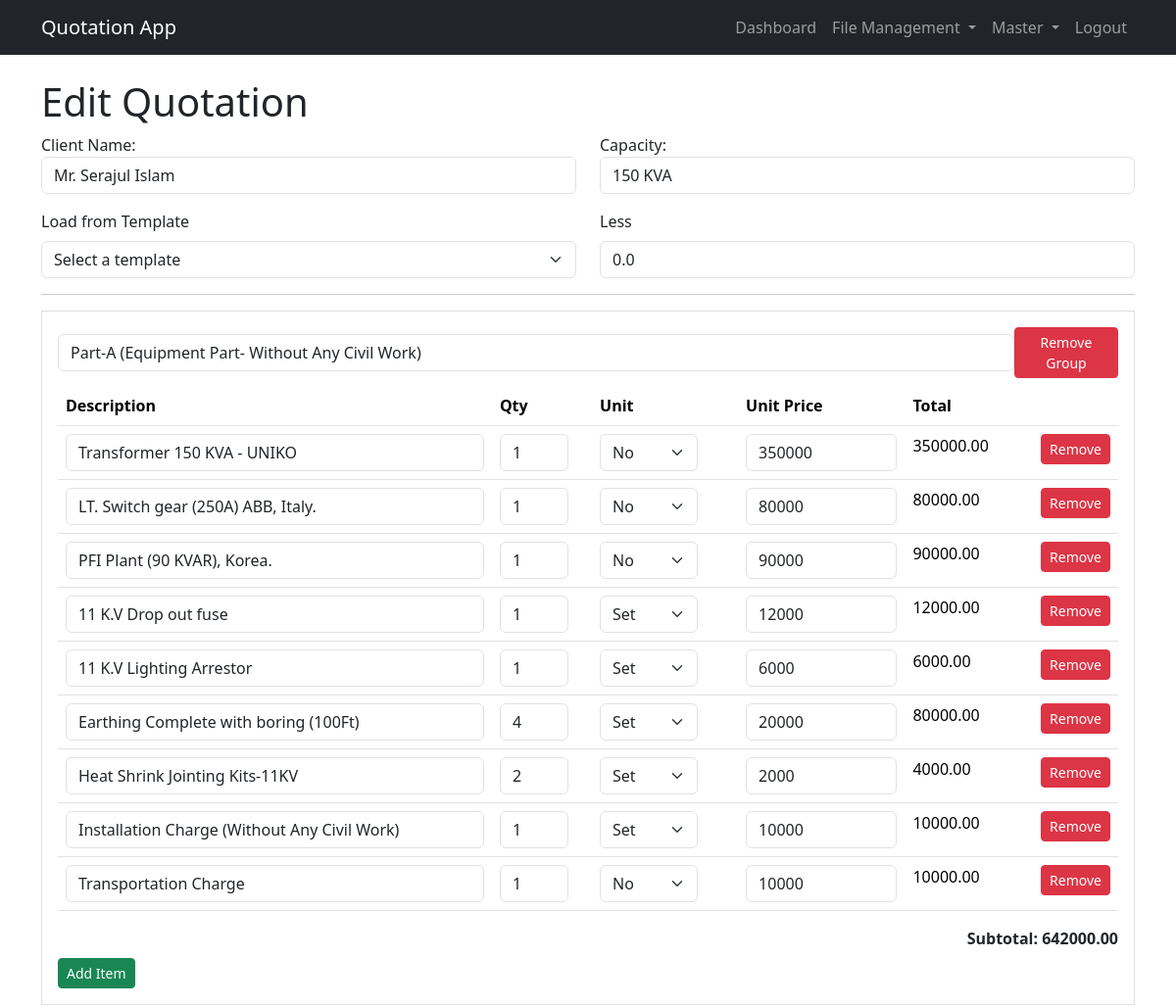
/154/update/ (signed in, upper part), run on an earlier commit of the app's database.
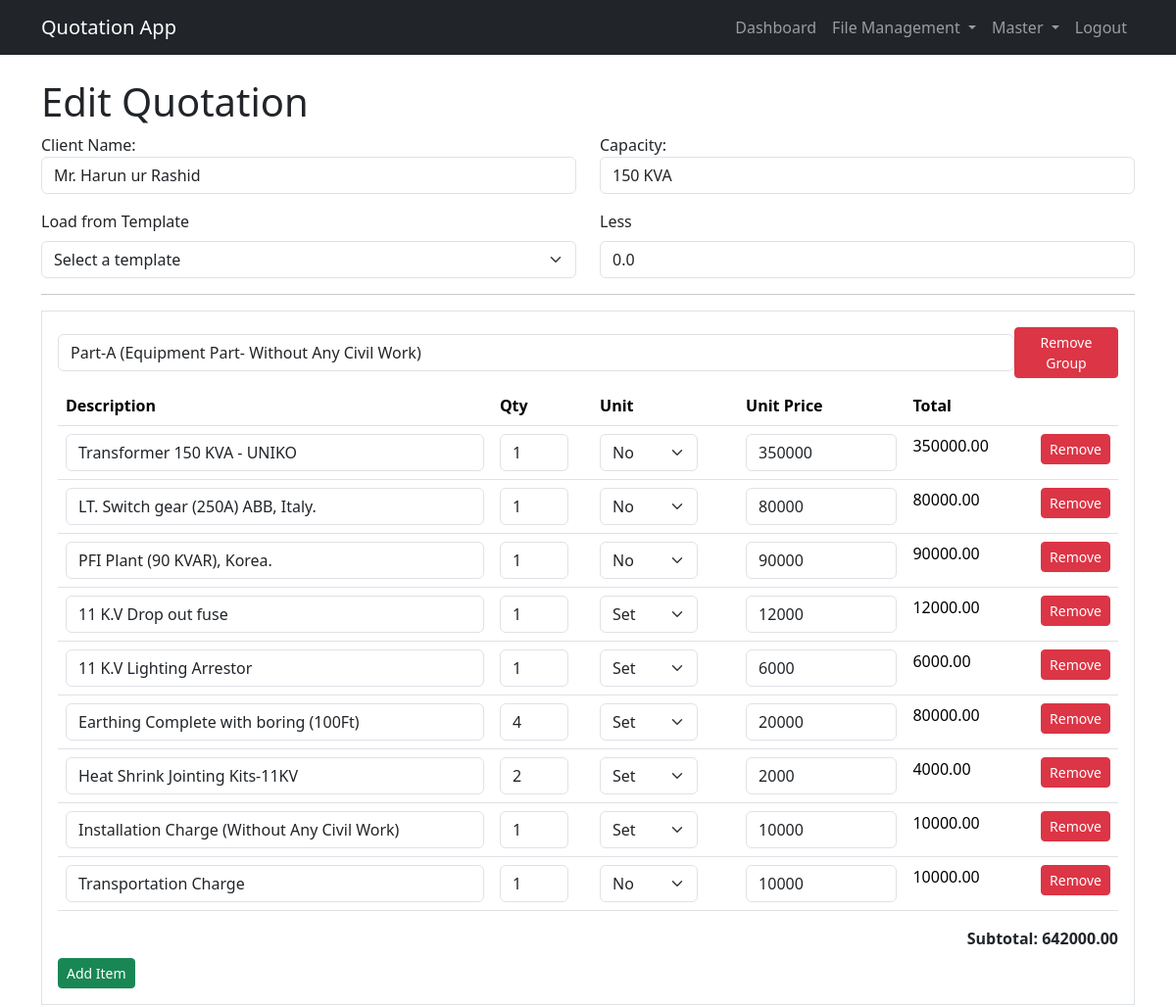
And on a later commit of the database.
### pages/models.py (models this page shows, shortened)
class Quotation(models.Model):
    STATUS_CHOICES = (
        ('active', 'Active'),
        ('archived', 'Archived'),
        ('rejected', 'Rejected'),
        ('working', 'Working'),
        ('completed', 'Completed'),
    )
    reference = models.CharField(max_length=20, null=True, blank=True)
    title = models.CharField(max_length=255)
    client_name = models.CharField(max_length=255)
    template = models.ForeignKey(QuotationTemplate, on_delete=models.SET_NULL, null=True, blank=True)
    created_at = models.DateTimeField(auto_now_add=True)
    updated_at = models.DateTimeField(auto_now=True)
    status = models.CharField(max_length=10, choices=STATUS_CHOICES, default='active')
    user = models.ForeignKey('auth.User', on_delete=models.SET_NULL, null=True, blank=True)
    discount = models.FloatField(default=0)

### pages/views.py (the view, shortened to what this page needs)
# urls.py: path('<int:pk>/update/', QuotationUpdateView.as_view(), name='quotation_update'),
@method_decorator(login_required, name='dispatch')
class QuotationUpdateView(View):
    def get(self, request, pk):
        quotation = get_object_or_404(Quotation, pk=pk)
        form = QuotationForm(instance=quotation)
        templates = QuotationTemplate.objects.all()
        units = Unit.objects.all()
        quotation_json = json.dumps(QuotationSerializer(quotation).data)
        return render(request, 'pages/quotations/quotation_create.html', {'form': form, 'quotation': quotation, 'templates': templates, 'units': units, 'quotation_json': quotation_json})

### pages/forms.py
class QuotationForm(forms.ModelForm):
    class Meta:
        model = Quotation
        fields = ['title', 'client_name', 'discount']
        labels = {
            'title': 'Capacity',
            'client_name': 'Client Name',
            'discount': 'Less',
        }
        widgets = {
            'title': forms.TextInput(attrs={'class': 'form-control', 'placeholder': 'Enter Capacity — e.g. 315 KVA'}),
            'client_name': forms.TextInput(attrs={'class': 'form-control', 'placeholder': 'Enter Client Name'}),
            'discount': forms.NumberInput(attrs={'class': 'form-control', 'placeholder': 'Enter Discount Amount'}),
        }

### templates/pages/quotations/quotation_create.html (shortened to what this page needs)
{% extends 'base.html' %}
{% block content %}
    <h1>{% if form.instance.pk %}Edit{% else %}Create{% endif %} Quotation</h1>
    <form method="post" id="quotationForm">
        <div class="row mb-3">
            <div class="col-md-6">
                {{ form.client_name.label_tag }}
                {{ form.client_name }}
            </div>
            <div class="col-md-6">
                {{ form.title.label_tag }}
                {{ form.title }}
            </div>
        </div>
        <div class="row mb-3">
            <div class="col-md-6">
                <label for="template" class="form-label">Load from Template</label>
                <select id="template" class="form-select">
                    <option value="">Select a template</option>
                </select>
            </div>
            <div class="col-md-6">
                <label for="id_discount" class="form-label">{{ form.discount.label }}</label>
                {{ form.discount }}
            </div>
        </div>
        <hr>
        <div id="groups-container"></div>
        <button type="button" class="btn btn-secondary" id="addGroup">Add Group</button>
    </form>
{% endblock %}

What changed in the data, as far as the page shows it:
changed Quotation "150 KVA": client_name "Mr. Serajul Islam" → "Mr. Harun ur Rashid"
